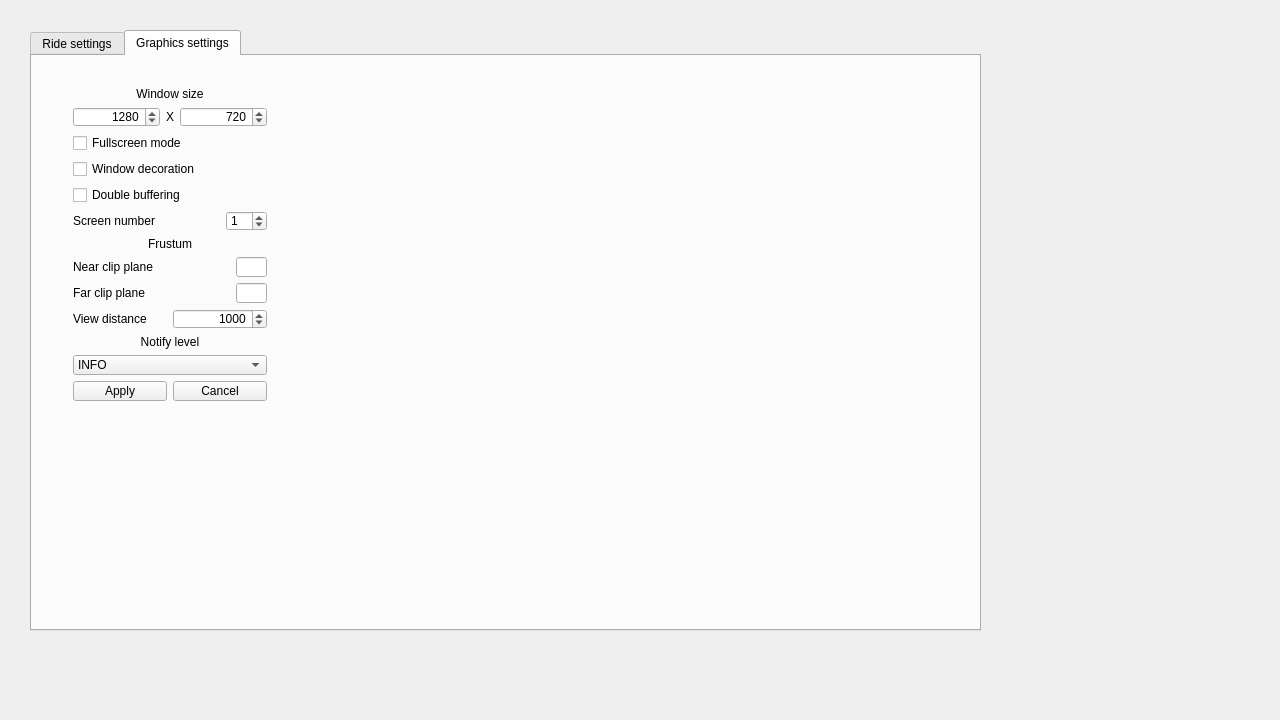
<?xml version="1.0" encoding="UTF-8"?>
<ui version="4.0">
 <class>MainWindow</class>
 <widget class="QMainWindow" name="MainWindow">
  <property name="geometry">
   <rect>
    <x>0</x>
    <y>0</y>
    <width>1280</width>
    <height>720</height>
   </rect>
  </property>
  <property name="windowTitle">
   <string>Russian Railway Simulator</string>
  </property>
  <widget class="QWidget" name="centralWidget">
   <widget class="QTabWidget" name="twMain">
    <property name="geometry">
     <rect>
      <x>30</x>
      <y>30</y>
      <width>951</width>
      <height>601</height>
     </rect>
    </property>
    <property name="sizePolicy">
     <sizepolicy hsizetype="Expanding" vsizetype="Expanding">
      <horstretch>6</horstretch>
      <verstretch>6</verstretch>
     </sizepolicy>
    </property>
    <property name="currentIndex">
     <number>1</number>
    </property>
    <widget class="QWidget" name="tab">
     <attribute name="title">
      <string>Ride settings</string>
     </attribute>
     <layout class="QGridLayout" name="gridLayout">
      <item row="0" column="0">
       <layout class="QVBoxLayout" name="verticalLayout_3" stretch="1,1,0">
        <item>
         <layout class="QHBoxLayout" name="horizontalLayout_2" stretch="2,3,4">
          <item>
           <layout class="QVBoxLayout" name="verticalLayout">
            <item>
             <widget class="QLabel" name="label">
              <property name="sizePolicy">
               <sizepolicy hsizetype="Preferred" vsizetype="Preferred">
                <horstretch>1</horstretch>
                <verstretch>0</verstretch>
               </sizepolicy>
              </property>
              <property name="text">
               <string>Change route</string>
              </property>
              <property name="alignment">
               <set>Qt::AlignCenter</set>
              </property>
             </widget>
            </item>
            <item>
             <widget class="QListWidget" name="lwRoutes">
              <property name="sizePolicy">
               <sizepolicy hsizetype="Expanding" vsizetype="Expanding">
                <horstretch>1</horstretch>
                <verstretch>0</verstretch>
               </sizepolicy>
              </property>
              <property name="maximumSize">
               <size>
                <width>10000</width>
                <height>16777215</height>
               </size>
              </property>
             </widget>
            </item>
            <item>
             <widget class="QComboBox" name="cbStations">
              <property name="sizePolicy">
               <sizepolicy hsizetype="Expanding" vsizetype="Fixed">
                <horstretch>1</horstretch>
                <verstretch>0</verstretch>
               </sizepolicy>
              </property>
              <property name="maximumSize">
               <size>
                <width>10000</width>
                <height>16777215</height>
               </size>
              </property>
             </widget>
            </item>
            <item>
             <layout class="QHBoxLayout" name="horizontalLayout" stretch="1,3,0">
              <item>
               <widget class="QLabel" name="label_3">
                <property name="sizePolicy">
                 <sizepolicy hsizetype="Expanding" vsizetype="Preferred">
                  <horstretch>0</horstretch>
                  <verstretch>0</verstretch>
                 </sizepolicy>
                </property>
                <property name="maximumSize">
                 <size>
                  <width>10000</width>
                  <height>16777215</height>
                 </size>
                </property>
                <property name="text">
                 <string>Ordinate, m</string>
                </property>
               </widget>
              </item>
              <item>
               <widget class="QDoubleSpinBox" name="dsbOrdinate">
                <property name="sizePolicy">
                 <sizepolicy hsizetype="Preferred" vsizetype="Fixed">
                  <horstretch>0</horstretch>
                  <verstretch>0</verstretch>
                 </sizepolicy>
                </property>
                <property name="locale">
                 <locale language="English" country="UnitedStates"/>
                </property>
                <property name="alignment">
                 <set>Qt::AlignRight|Qt::AlignTrailing|Qt::AlignVCenter</set>
                </property>
                <property name="maximum">
                 <double>40000000.000000000000000</double>
                </property>
               </widget>
              </item>
              <item>
               <widget class="QComboBox" name="cbDirection">
                <property name="currentIndex">
                 <number>0</number>
                </property>
                <item>
                 <property name="text">
                  <string>Forward</string>
                 </property>
                </item>
                <item>
                 <property name="text">
                  <string>Backward</string>
                 </property>
                </item>
               </widget>
              </item>
             </layout>
            </item>
           </layout>
          </item>
          <item>
           <layout class="QVBoxLayout" name="verticalLayout_4">
            <item>
             <widget class="QLabel" name="label_4">
              <property name="sizePolicy">
               <sizepolicy hsizetype="Preferred" vsizetype="Preferred">
                <horstretch>1</horstretch>
                <verstretch>0</verstretch>
               </sizepolicy>
              </property>
              <property name="maximumSize">
               <size>
                <width>10000</width>
                <height>16777215</height>
               </size>
              </property>
              <property name="text">
               <string>Route description</string>
              </property>
              <property name="alignment">
               <set>Qt::AlignCenter</set>
              </property>
             </widget>
            </item>
            <item>
             <widget class="QPlainTextEdit" name="ptRouteDescription">
              <property name="sizePolicy">
               <sizepolicy hsizetype="Preferred" vsizetype="Preferred">
                <horstretch>1</horstretch>
                <verstretch>1</verstretch>
               </sizepolicy>
              </property>
              <property name="maximumSize">
               <size>
                <width>10000</width>
                <height>16777215</height>
               </size>
              </property>
             </widget>
            </item>
           </layout>
          </item>
          <item>
           <widget class="QLabel" name="lRouteScreenShot">
            <property name="sizePolicy">
             <sizepolicy hsizetype="Preferred" vsizetype="Preferred">
              <horstretch>2</horstretch>
              <verstretch>1</verstretch>
             </sizepolicy>
            </property>
            <property name="minimumSize">
             <size>
              <width>400</width>
              <height>225</height>
             </size>
            </property>
            <property name="maximumSize">
             <size>
              <width>10000</width>
              <height>16777215</height>
             </size>
            </property>
            <property name="text">
             <string>No screenshot</string>
            </property>
            <property name="alignment">
             <set>Qt::AlignCenter</set>
            </property>
           </widget>
          </item>
         </layout>
        </item>
        <item>
         <layout class="QHBoxLayout" name="horizontalLayout_3" stretch="2,3,4">
          <item>
           <layout class="QVBoxLayout" name="verticalLayout_2">
            <item>
             <widget class="QLabel" name="label_2">
              <property name="text">
               <string>Change train</string>
              </property>
              <property name="alignment">
               <set>Qt::AlignCenter</set>
              </property>
             </widget>
            </item>
            <item>
             <widget class="QListWidget" name="lwTrains">
              <property name="sizePolicy">
               <sizepolicy hsizetype="Expanding" vsizetype="Expanding">
                <horstretch>1</horstretch>
                <verstretch>0</verstretch>
               </sizepolicy>
              </property>
              <property name="minimumSize">
               <size>
                <width>181</width>
                <height>0</height>
               </size>
              </property>
              <property name="maximumSize">
               <size>
                <width>10000</width>
                <height>16777215</height>
               </size>
              </property>
             </widget>
            </item>
            <item>
             <layout class="QHBoxLayout" name="horizontalLayout_4"/>
            </item>
           </layout>
          </item>
          <item>
           <layout class="QVBoxLayout" name="verticalLayout_5">
            <item>
             <widget class="QLabel" name="label_5">
              <property name="maximumSize">
               <size>
                <width>1000</width>
                <height>16777215</height>
               </size>
              </property>
              <property name="text">
               <string>Train description</string>
              </property>
              <property name="alignment">
               <set>Qt::AlignCenter</set>
              </property>
             </widget>
            </item>
            <item>
             <widget class="QPlainTextEdit" name="ptTrainDescription">
              <property name="sizePolicy">
               <sizepolicy hsizetype="Expanding" vsizetype="Expanding">
                <horstretch>1</horstretch>
                <verstretch>1</verstretch>
               </sizepolicy>
              </property>
              <property name="maximumSize">
               <size>
                <width>10000</width>
                <height>16777215</height>
               </size>
              </property>
             </widget>
            </item>
           </layout>
          </item>
          <item>
           <widget class="QLabel" name="lTrainScreenShot">
            <property name="sizePolicy">
             <sizepolicy hsizetype="Preferred" vsizetype="Preferred">
              <horstretch>2</horstretch>
              <verstretch>1</verstretch>
             </sizepolicy>
            </property>
            <property name="minimumSize">
             <size>
              <width>400</width>
              <height>225</height>
             </size>
            </property>
            <property name="maximumSize">
             <size>
              <width>10000</width>
              <height>16777215</height>
             </size>
            </property>
            <property name="text">
             <string>No screenshot</string>
            </property>
            <property name="alignment">
             <set>Qt::AlignCenter</set>
            </property>
           </widget>
          </item>
         </layout>
        </item>
        <item>
         <layout class="QHBoxLayout" name="horizontalLayout_5">
          <item>
           <spacer name="horizontalSpacer">
            <property name="orientation">
             <enum>Qt::Horizontal</enum>
            </property>
            <property name="sizeHint" stdset="0">
             <size>
              <width>40</width>
              <height>20</height>
             </size>
            </property>
           </spacer>
          </item>
          <item>
           <widget class="QPushButton" name="btnStart">
            <property name="minimumSize">
             <size>
              <width>100</width>
              <height>30</height>
             </size>
            </property>
            <property name="maximumSize">
             <size>
              <width>100</width>
              <height>30</height>
             </size>
            </property>
            <property name="text">
             <string>Start</string>
            </property>
           </widget>
          </item>
         </layout>
        </item>
       </layout>
      </item>
     </layout>
    </widget>
    <widget class="QWidget" name="tab_2">
     <attribute name="title">
      <string>Graphics settings</string>
     </attribute>
     <widget class="QWidget" name="horizontalLayoutWidget">
      <property name="geometry">
       <rect>
        <x>30</x>
        <y>20</y>
        <width>261</width>
        <height>336</height>
       </rect>
      </property>
      <layout class="QGridLayout" name="gridLayout_2">
       <item row="0" column="0">
        <layout class="QVBoxLayout" name="verticalLayout_6">
         <item>
          <widget class="QLabel" name="label_7">
           <property name="text">
            <string>Window size</string>
           </property>
           <property name="alignment">
            <set>Qt::AlignCenter</set>
           </property>
          </widget>
         </item>
         <item>
          <layout class="QHBoxLayout" name="horizontalLayout_7" stretch="4,0,4">
           <item>
            <widget class="QSpinBox" name="spWidth">
             <property name="alignment">
              <set>Qt::AlignRight|Qt::AlignTrailing|Qt::AlignVCenter</set>
             </property>
             <property name="maximum">
              <number>1920</number>
             </property>
             <property name="value">
              <number>1280</number>
             </property>
            </widget>
           </item>
           <item>
            <widget class="QLabel" name="label_6">
             <property name="text">
              <string>Х</string>
             </property>
             <property name="alignment">
              <set>Qt::AlignCenter</set>
             </property>
            </widget>
           </item>
           <item>
            <widget class="QSpinBox" name="spHeight">
             <property name="alignment">
              <set>Qt::AlignRight|Qt::AlignTrailing|Qt::AlignVCenter</set>
             </property>
             <property name="maximum">
              <number>1080</number>
             </property>
             <property name="value">
              <number>720</number>
             </property>
            </widget>
           </item>
          </layout>
         </item>
         <item>
          <widget class="QCheckBox" name="cbFullScreen">
           <property name="text">
            <string>Fullscreen mode</string>
           </property>
          </widget>
         </item>
         <item>
          <widget class="QCheckBox" name="cbWindowDecoration">
           <property name="text">
            <string>Window decoration</string>
           </property>
          </widget>
         </item>
         <item>
          <widget class="QCheckBox" name="cbDoubleBuffer">
           <property name="text">
            <string>Double buffering</string>
           </property>
          </widget>
         </item>
         <item>
          <layout class="QHBoxLayout" name="horizontalLayout_10" stretch="5,1">
           <item>
            <widget class="QLabel" name="label_11">
             <property name="text">
              <string>Screen number</string>
             </property>
            </widget>
           </item>
           <item>
            <widget class="QSpinBox" name="spinBox">
             <property name="maximum">
              <number>10</number>
             </property>
             <property name="value">
              <number>1</number>
             </property>
            </widget>
           </item>
          </layout>
         </item>
         <item>
          <widget class="QLabel" name="label_8">
           <property name="text">
            <string>Frustum</string>
           </property>
           <property name="alignment">
            <set>Qt::AlignCenter</set>
           </property>
          </widget>
         </item>
         <item>
          <layout class="QHBoxLayout" name="horizontalLayout_8" stretch="5,1">
           <item>
            <widget class="QLabel" name="label_9">
             <property name="text">
              <string>Near clip plane</string>
             </property>
            </widget>
           </item>
           <item>
            <widget class="QLineEdit" name="lineEdit"/>
           </item>
          </layout>
         </item>
         <item>
          <layout class="QHBoxLayout" name="horizontalLayout_9" stretch="5,1">
           <item>
            <widget class="QLabel" name="label_10">
             <property name="text">
              <string>Far clip plane</string>
             </property>
            </widget>
           </item>
           <item>
            <widget class="QLineEdit" name="lineEdit_2"/>
           </item>
          </layout>
         </item>
         <item>
          <layout class="QHBoxLayout" name="horizontalLayout_11">
           <item>
            <widget class="QLabel" name="label_13">
             <property name="text">
              <string>View distance</string>
             </property>
             <property name="alignment">
              <set>Qt::AlignLeading|Qt::AlignLeft|Qt::AlignVCenter</set>
             </property>
            </widget>
           </item>
           <item>
            <widget class="QSpinBox" name="spinBox_2">
             <property name="alignment">
              <set>Qt::AlignRight|Qt::AlignTrailing|Qt::AlignVCenter</set>
             </property>
             <property name="maximum">
              <number>10000</number>
             </property>
             <property name="singleStep">
              <number>100</number>
             </property>
             <property name="value">
              <number>1000</number>
             </property>
            </widget>
           </item>
          </layout>
         </item>
         <item>
          <widget class="QLabel" name="label_12">
           <property name="text">
            <string>Notify level</string>
           </property>
           <property name="alignment">
            <set>Qt::AlignCenter</set>
           </property>
          </widget>
         </item>
         <item>
          <widget class="QComboBox" name="cboxNotifyLevel">
           <item>
            <property name="text">
             <string>INFO</string>
            </property>
           </item>
           <item>
            <property name="text">
             <string>WARNING</string>
            </property>
           </item>
           <item>
            <property name="text">
             <string>ERROR</string>
            </property>
           </item>
          </widget>
         </item>
         <item>
          <layout class="QHBoxLayout" name="horizontalLayout_6">
           <item>
            <widget class="QPushButton" name="pbApply">
             <property name="text">
              <string>Apply</string>
             </property>
            </widget>
           </item>
           <item>
            <widget class="QPushButton" name="pbCancel">
             <property name="text">
              <string>Cancel</string>
             </property>
            </widget>
           </item>
          </layout>
         </item>
         <item>
          <spacer name="verticalSpacer">
           <property name="orientation">
            <enum>Qt::Vertical</enum>
           </property>
           <property name="sizeHint" stdset="0">
            <size>
             <width>20</width>
             <height>40</height>
            </size>
           </property>
          </spacer>
         </item>
        </layout>
       </item>
       <item row="0" column="1">
        <spacer name="horizontalSpacer_2">
         <property name="orientation">
          <enum>Qt::Horizontal</enum>
         </property>
         <property name="sizeHint" stdset="0">
          <size>
           <width>40</width>
           <height>20</height>
          </size>
         </property>
        </spacer>
       </item>
      </layout>
     </widget>
    </widget>
   </widget>
  </widget>
 </widget>
 <layoutdefault spacing="6" margin="11"/>
 <resources/>
 <connections/>
</ui>
